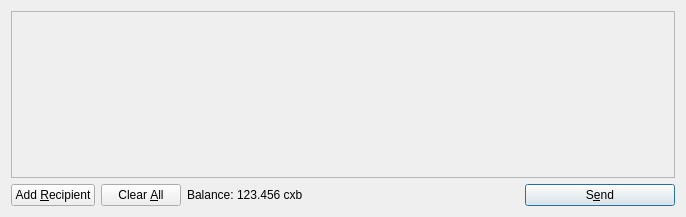
<?xml version="1.0" encoding="UTF-8"?>
<ui version="4.0">
 <class>SendCoinsDialog</class>
 <widget class="QDialog" name="SendCoinsDialog">
  <property name="geometry">
   <rect>
    <x>0</x>
    <y>0</y>
    <width>686</width>
    <height>217</height>
   </rect>
  </property>
  <property name="windowTitle">
   <string>Send Coins</string>
  </property>
  <layout class="QVBoxLayout" name="verticalLayout">
   <item>
    <widget class="QScrollArea" name="scrollArea">
     <property name="widgetResizable">
      <bool>true</bool>
     </property>
     <widget class="QWidget" name="scrollAreaWidgetContents">
      <property name="geometry">
       <rect>
        <x>0</x>
        <y>0</y>
        <width>666</width>
        <height>165</height>
       </rect>
      </property>
      <layout class="QVBoxLayout" name="verticalLayout_2">
       <property name="margin">
        <number>0</number>
       </property>
       <item>
        <layout class="QVBoxLayout" name="entries">
         <property name="spacing">
          <number>6</number>
         </property>
        </layout>
       </item>
       <item>
        <spacer name="verticalSpacer">
         <property name="orientation">
          <enum>Qt::Vertical</enum>
         </property>
         <property name="sizeHint" stdset="0">
          <size>
           <width>20</width>
           <height>40</height>
          </size>
         </property>
        </spacer>
       </item>
      </layout>
     </widget>
    </widget>
   </item>
   <item>
    <layout class="QHBoxLayout" name="horizontalLayout">
     <item>
      <widget class="QPushButton" name="addButton">
       <property name="toolTip">
        <string>Send to multiple recipients at once</string>
       </property>
       <property name="text">
        <string>Add &amp;Recipient</string>
       </property>
       <property name="icon">
        <iconset resource="../bitcoin.qrc">
         <normaloff>:/icons/add</normaloff>:/icons/add</iconset>
       </property>
       <property name="autoDefault">
        <bool>false</bool>
       </property>
      </widget>
     </item>
     <item>
      <widget class="QPushButton" name="clearButton">
       <property name="sizePolicy">
        <sizepolicy hsizetype="Minimum" vsizetype="Fixed">
         <horstretch>0</horstretch>
         <verstretch>0</verstretch>
        </sizepolicy>
       </property>
       <property name="toolTip">
        <string>Remove all transaction fields</string>
       </property>
       <property name="text">
        <string>Clear &amp;All</string>
       </property>
       <property name="icon">
        <iconset resource="../bitcoin.qrc">
         <normaloff>:/icons/remove</normaloff>:/icons/remove</iconset>
       </property>
       <property name="autoRepeatDelay">
        <number>300</number>
       </property>
       <property name="autoDefault">
        <bool>false</bool>
       </property>
      </widget>
     </item>
     <item>
      <layout class="QHBoxLayout" name="horizontalLayout_2">
       <property name="spacing">
        <number>3</number>
       </property>
       <item>
        <widget class="QLabel" name="label">
         <property name="text">
          <string>Balance:</string>
         </property>
        </widget>
       </item>
       <item>
        <widget class="QLabel" name="labelBalance">
         <property name="cursor">
          <cursorShape>IBeamCursor</cursorShape>
         </property>
         <property name="text">
          <string>123.456 cxb</string>
         </property>
         <property name="textInteractionFlags">
          <set>Qt::LinksAccessibleByMouse|Qt::TextSelectableByKeyboard|Qt::TextSelectableByMouse</set>
         </property>
        </widget>
       </item>
      </layout>
     </item>
     <item>
      <spacer name="horizontalSpacer">
       <property name="orientation">
        <enum>Qt::Horizontal</enum>
       </property>
       <property name="sizeHint" stdset="0">
        <size>
         <width>40</width>
         <height>20</height>
        </size>
       </property>
      </spacer>
     </item>
     <item>
      <widget class="QPushButton" name="sendButton">
       <property name="minimumSize">
        <size>
         <width>150</width>
         <height>0</height>
        </size>
       </property>
       <property name="toolTip">
        <string>Confirm the send action</string>
       </property>
       <property name="text">
        <string>S&amp;end</string>
       </property>
       <property name="icon">
        <iconset resource="../bitcoin.qrc">
         <normaloff>:/icons/send</normaloff>:/icons/send</iconset>
       </property>
       <property name="default">
        <bool>true</bool>
       </property>
      </widget>
     </item>
    </layout>
   </item>
  </layout>
 </widget>
 <resources>
  <include location="../bitcoin.qrc"/>
 </resources>
 <connections/>
</ui>
